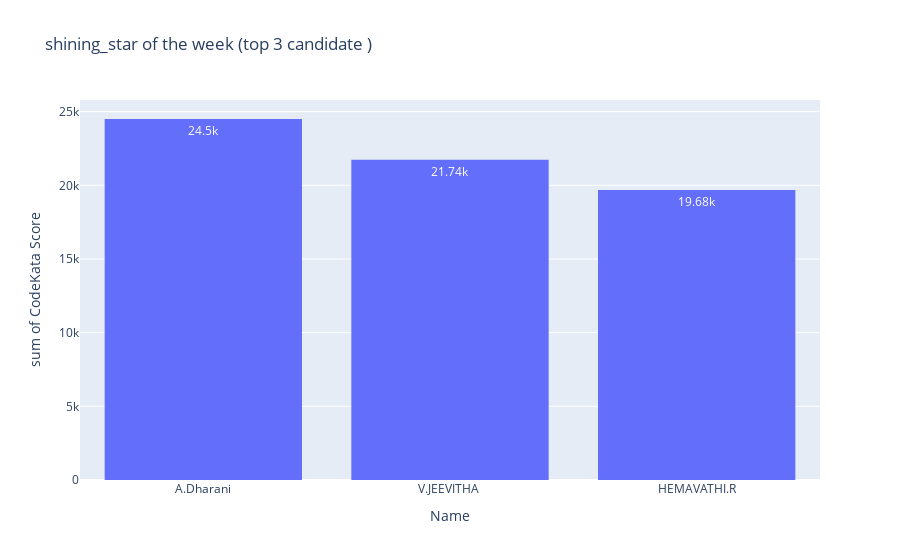

Notebook code for this chart:
### Code cell
fig = px.histogram(shining_star, x="Name",y="CodeKata Score",text_auto=True,title="shining_star of the week (top 3 candidate )")
fig.show()

### Figure 1 — Plotly figure (JSON) as saved in the notebook; plotly's stock layout.template omitted (floating-point values rounded to 4 significant figures)
{"data": [{"alignmentgroup": "True", "bingroup": "x", "histfunc": "sum", "hovertemplate": "Name=%{x}<br>sum of CodeKata Score=%{y}<extra></extra>", "legendgroup": "", "marker": {"color": "#636efa", "pattern": {"shape": ""}}, "name": "", "offsetgroup": "", "orientation": "v", "showlegend": false, "texttemplate": "%{value}", "type": "histogram", "x": ["A.Dharani", "V.JEEVITHA ", "HEMAVATHI.R"], "xaxis": "x", "y": [24500, 21740, 19680], "yaxis": "y"}], "layout": {"barmode": "relative", "legend": {"tracegroupgap": 0}, "title": {"text": "shining_star of the week (top 3 candidate )"}, "xaxis": {"anchor": "y", "domain": [0, 1], "title": {"text": "Name"}}, "yaxis": {"anchor": "x", "domain": [0, 1], "title": {"text": "sum of CodeKata Score"}}}}
